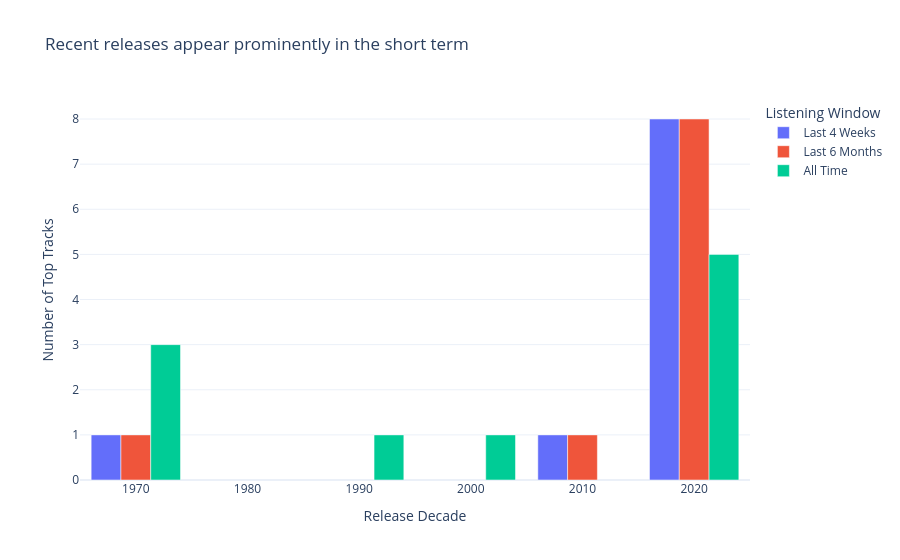

Here is the notebook cell this chart was saved with:
### Markdown cell above
**Chart rationale:**  
A strip plot is the best fit here because it shows every top track as an individual point, making it easy to compare the spread and concentration of release years across listening windows. This view preserves detail that summary tables can hide, including outliers and overlap between windows. The main takeaway is that the short-term window clusters more heavily in recent years, while older tracks still appear across the broader windows.

### Code cell
# Q2 Visualization 2: grouped bar chart by decade and listening window
if "decade_long" not in globals() or "window_order" not in globals():
    raise NameError("Run the Question 2 analysis cell first to create decade_long.")

bars_fig = px.bar(
    decade_long,
    x="decade",
    y="tracks_count",
    color="time_range",
    barmode="group",
    category_orders={"time_range": window_order},
    labels={
        "decade": "Release Decade",
        "tracks_count": "Number of Top Tracks",
        "time_range": "Listening Window",
    },
    title="Recent releases appear prominently in the short term",
)

bars_fig.update_layout(template="plotly_white")
bars_fig.show()

### Figure 1 — Plotly figure (JSON) as saved in the notebook; plotly's stock layout.template omitted (floating-point values rounded to 4 significant figures)
{"data": [{"alignmentgroup": "True", "hovertemplate": "Listening Window=Last 4 Weeks<br>Release Decade=%{x}<br>Number of Top Tracks=%{y}<extra></extra>", "legendgroup": "Last 4 Weeks", "marker": {"color": "#636efa", "pattern": {"shape": ""}}, "name": "Last 4 Weeks", "offsetgroup": "Last 4 Weeks", "orientation": "v", "showlegend": true, "textposition": "auto", "type": "bar", "x": [1970, 2010, 2020], "xaxis": "x", "y": [1, 1, 8], "yaxis": "y"}, {"alignmentgroup": "True", "hovertemplate": "Listening Window=Last 6 Months<br>Release Decade=%{x}<br>Number of Top Tracks=%{y}<extra></extra>", "legendgroup": "Last 6 Months", "marker": {"color": "#EF553B", "pattern": {"shape": ""}}, "name": "Last 6 Months", "offsetgroup": "Last 6 Months", "orientation": "v", "showlegend": true, "textposition": "auto", "type": "bar", "x": [1970, 2010, 2020], "xaxis": "x", "y": [1, 1, 8], "yaxis": "y"}, {"alignmentgroup": "True", "hovertemplate": "Listening Window=All Time<br>Release Decade=%{x}<br>Number of Top Tracks=%{y}<extra></extra>", "legendgroup": "All Time", "marker": {"color": "#00cc96", "pattern": {"shape": ""}}, "name": "All Time", "offsetgroup": "All Time", "orientation": "v", "showlegend": true, "textposition": "auto", "type": "bar", "x": [1970, 1990, 2000, 2020], "xaxis": "x", "y": [3, 1, 1, 5], "yaxis": "y"}], "layout": {"barmode": "group", "legend": {"title": {"text": "Listening Window"}, "tracegroupgap": 0}, "title": {"text": "Recent releases appear prominently in the short term"}, "xaxis": {"anchor": "y", "domain": [0, 1], "title": {"text": "Release Decade"}}, "yaxis": {"anchor": "x", "domain": [0, 1], "title": {"text": "Number of Top Tracks"}}}}
